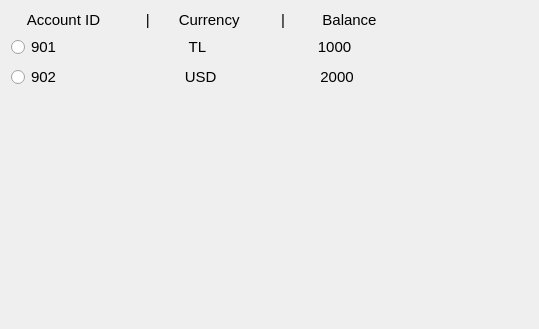
       <widget class="QWidget" name="deposit_scrollAreaWidgetContents">
        <property name="geometry">
         <rect>
          <x>0</x>
          <y>0</y>
          <width>539</width>
          <height>329</height>
         </rect>
        </property>
        <layout class="QVBoxLayout" name="verticalLayout_4">
         <item>
          <widget class="QLabel" name="deposit_account_columns">
           <property name="font">
            <font>
             <pointsize>11</pointsize>
            </font>
           </property>
           <property name="text">
            <string>    Account ID           |       Currency          |         Balance</string>
           </property>
          </widget>
         </item>
         <item>
          <widget class="QRadioButton" name="deposit_radio_acc_1">
           <property name="font">
            <font>
             <pointsize>11</pointsize>
            </font>
           </property>
           <property name="text">
            <string>901                                TL                           1000</string>
           </property>
          </widget>
         </item>
         <item>
          <widget class="QRadioButton" name="deposit_radio_acc_2">
           <property name="font">
            <font>
             <pointsize>11</pointsize>
            </font>
           </property>
           <property name="text">
            <string>902                               USD                         2000</string>
           </property>
          </widget>
         </item>
         <item>
          <spacer name="deposit_verticalSpacer">
           <property name="orientation">
            <enum>Qt::Vertical</enum>
           </property>
           <property name="sizeHint" stdset="0">
            <size>
             <width>20</width>
             <height>40</height>
            </size>
           </property>
          </spacer>
         </item>
        </layout>
       </widget>
